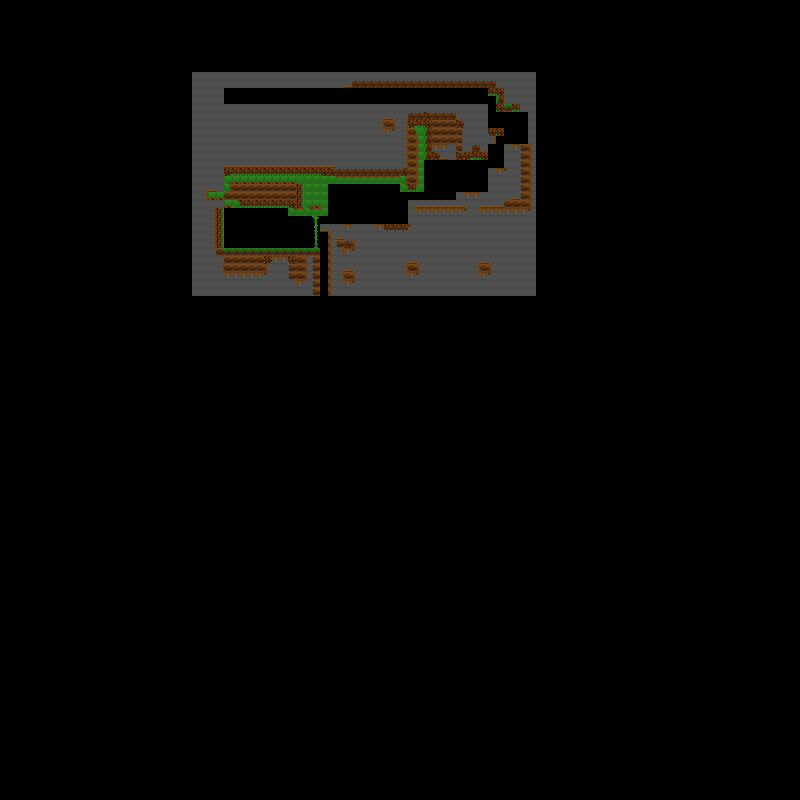

A level layout from a 2D game, rendered from its tile map. Below: a short description, then the map file with tile-grid data replaced by summaries:
An orthogonal 100x100 tile map with 8x8 px tiles, 1 tile layer (Tile Layer 1), 2 tilesets.

<map version="1.0" orientation="orthogonal" renderorder="right-down" width="100" height="100" tilewidth="8" tileheight="8" nextobjectid="1">
 <tileset firstgid="1" name="TileSheetNew" tilewidth="8" tileheight="8" tilecount="36">
  <image source="../TileSheetNew.png" width="96" height="24" />
 </tileset>
 <tileset firstgid="37" name="VineTileSheet" tilewidth="8" tileheight="32" tilecount="16">
  <image source="../VineTileSheet.png" width="64" height="64" />
 </tileset>
 <layer name="Tile Layer 1" width="100" height="100">
  <data>[10000 cells, 962 non-empty, 36 distinct tile ids]</data>
 </layer>
</map>
